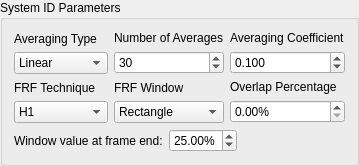
        <widget class="QGroupBox" name="system_id_groupbox">
         <property name="title">
          <string>System ID Parameters</string>
         </property>
         <layout class="QGridLayout" name="gridLayout_4">
          <item row="0" column="0">
           <layout class="QVBoxLayout" name="averaging_type_layout">
            <item>
             <widget class="QLabel" name="averaging_type_label">
              <property name="text">
               <string>Averaging Type</string>
              </property>
             </widget>
            </item>
            <item>
             <widget class="QComboBox" name="system_id_averaging_scheme_selector">
              <property name="toolTip">
               <string>Specifies how averaging is performed.  Linear averaging weights all measurement frames equally.  Exponential averaging weights more recent frames more heavily.</string>
              </property>
              <item>
               <property name="text">
                <string>Linear</string>
               </property>
              </item>
              <item>
               <property name="text">
                <string>Exponential</string>
               </property>
              </item>
             </widget>
            </item>
           </layout>
          </item>
          <item row="1" column="2">
           <layout class="QVBoxLayout" name="overlap_percentage_layout">
            <item>
             <widget class="QLabel" name="overlap_percentage_label">
              <property name="text">
               <string>Overlap Percentage</string>
              </property>
             </widget>
            </item>
            <item>
             <widget class="QDoubleSpinBox" name="system_id_overlap_percentage_selector">
              <property name="toolTip">
               <string>The percentage overlap used between measurement frames.  A 25% overlap means the last quarter of the previous measurement frame is used as the first quarter of the new measurement frame.</string>
              </property>
              <property name="suffix">
               <string>%</string>
              </property>
              <property name="value">
               <double>0.000000000000000</double>
              </property>
             </widget>
            </item>
           </layout>
          </item>
          <item row="0" column="2">
           <layout class="QVBoxLayout" name="averaging_coefficient_layout">
            <item>
             <widget class="QLabel" name="averaging_coefficient_label">
              <property name="text">
               <string>Averaging Coefficient</string>
              </property>
             </widget>
            </item>
            <item>
             <widget class="QDoubleSpinBox" name="system_id_averaging_coefficient_selector">
              <property name="toolTip">
               <string>Weighting applied to the most recent average for Exponential Averaging.</string>
              </property>
              <property name="decimals">
               <number>3</number>
              </property>
              <property name="minimum">
               <double>0.000000000000000</double>
              </property>
              <property name="maximum">
               <double>1.000000000000000</double>
              </property>
              <property name="singleStep">
               <double>0.100000000000000</double>
              </property>
              <property name="value">
               <double>0.100000000000000</double>
              </property>
             </widget>
            </item>
           </layout>
          </item>
          <item row="1" column="0">
           <layout class="QVBoxLayout" name="frf_technique_layout">
            <item>
             <widget class="QLabel" name="frf_technique_label">
              <property name="text">
               <string>FRF Technique</string>
              </property>
             </widget>
            </item>
            <item>
             <widget class="QComboBox" name="system_id_frf_technique_selector">
              <property name="toolTip">
               <string>Technique to compute the Transfer Function. H1 averages noise on the response channels.</string>
              </property>
              <item>
               <property name="text">
                <string>H1</string>
               </property>
              </item>
             </widget>
            </item>
           </layout>
          </item>
          <item row="0" column="1">
           <layout class="QVBoxLayout" name="system_id_averages_layout">
            <item>
             <widget class="QLabel" name="system_id_averages_label">
              <property name="text">
               <string>Number of Averages</string>
              </property>
             </widget>
            </item>
            <item>
             <widget class="QSpinBox" name="system_id_frames_to_average_selector">
              <property name="toolTip">
               <string>The number of averages used for Linear Averaging, and the number of frames that will be used for the initial System Identification step for Exponential Averaging.</string>
              </property>
              <property name="maximum">
               <number>9999</number>
              </property>
              <property name="value">
               <number>30</number>
              </property>
             </widget>
            </item>
           </layout>
          </item>
          <item row="1" column="1">
           <layout class="QVBoxLayout" name="frf_window_layout">
            <item>
             <widget class="QLabel" name="frf_window_label">
              <property name="text">
               <string>FRF Window</string>
              </property>
             </widget>
            </item>
            <item>
             <widget class="QComboBox" name="system_id_transfer_function_computation_window_selector">
              <property name="toolTip">
               <string>The window function applied to the measurement frames when computing the transfer functions.

Rectangle: No window is used, all samples are weighted equally.  Used for periodic signals or signals that start and end at zero in the measurement frame.

Hann: Window that weights the start and end of the frame to zero and the middle to one.  Useful for Random excitation to reduce leakage.

Exponential: Window that weights the beginning of the frame more heavily than the end of the frame.  Useful for impact testing where the test article's response doesn't decay by itself by the end of the measurement frame.</string>
              </property>
              <item>
               <property name="text">
                <string>Rectangle</string>
               </property>
              </item>
              <item>
               <property name="text">
                <string>Hann</string>
               </property>
              </item>
              <item>
               <property name="text">
                <string>Exponential</string>
               </property>
              </item>
             </widget>
            </item>
           </layout>
          </item>
          <item row="2" column="0" colspan="3">
           <layout class="QHBoxLayout" name="window_value_layout">
            <item>
             <widget class="QLabel" name="window_value_label">
              <property name="text">
               <string>Window value at frame end:</string>
              </property>
             </widget>
            </item>
            <item>
             <widget class="QDoubleSpinBox" name="window_value_selector">
              <property name="toolTip">
               <string>Value of the exponential window at the end of the measurement frame, which is used to specify how quickly the exponential window decays.</string>
              </property>
              <property name="suffix">
               <string>%</string>
              </property>
              <property name="minimum">
               <double>0.010000000000000</double>
              </property>
              <property name="value">
               <double>25.000000000000000</double>
              </property>
             </widget>
            </item>
            <item>
             <spacer name="window_value_spacer">
              <property name="orientation">
               <enum>Qt::Horizontal</enum>
              </property>
              <property name="sizeHint" stdset="0">
               <size>
                <width>40</width>
                <height>20</height>
               </size>
              </property>
             </spacer>
            </item>
           </layout>
          </item>
         </layout>
        </widget>
